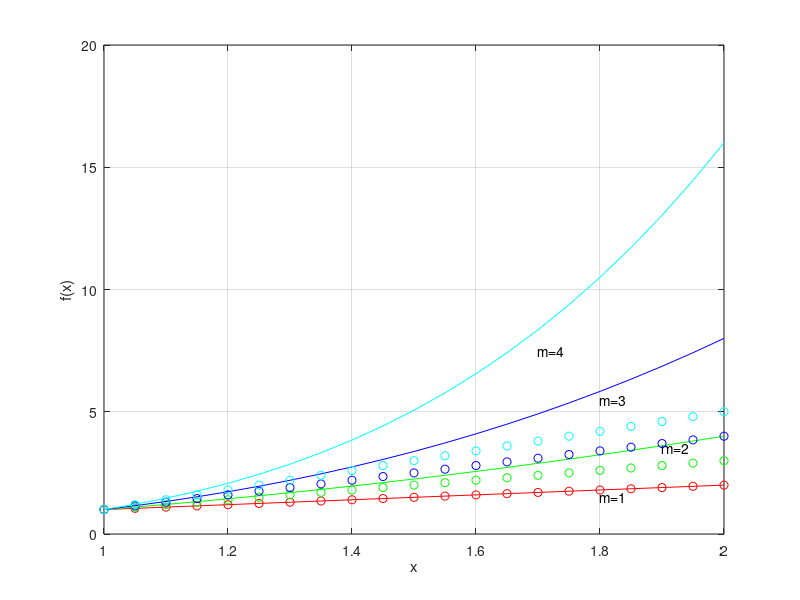
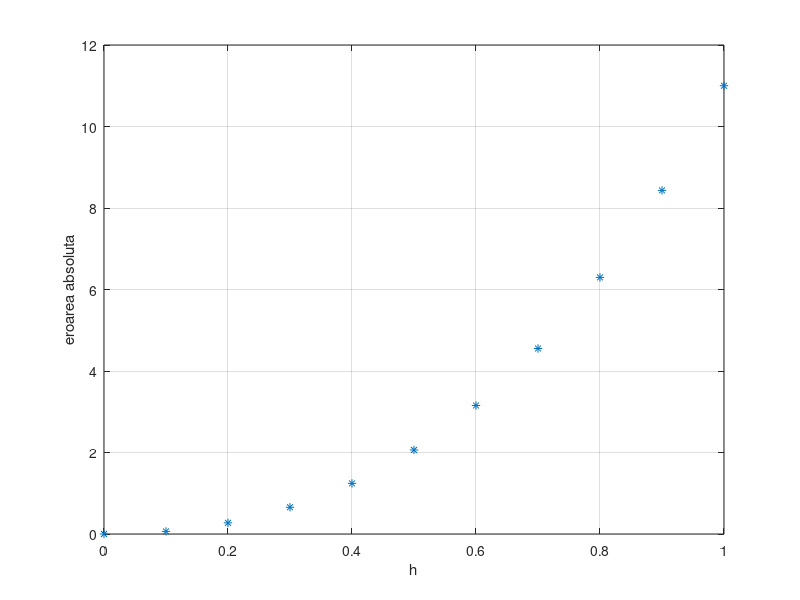

The MATLAB source for these figures, in order:
clear all
clf

x=1:0.05:2;
l=length(x);

m=1;
f1=x.^m;
fa1=f1(1)+m*1^(m-1)*(x-1);

figure(1)
plot(x,f1,'r',x,fa1,'ro')
xlabel('x')
ylabel('f(x)')
grid
text(1.8,1.5, 'm=1')
hold on

m=2;
f2=x.^m;
fa2=f2(1)+m*1^(m-1)*(x-1);
plot(x,f2,'g',x,fa2,'go')
text(1.9,3.5,'m=2')

m=3;
f3=x.^m;
fa3=f3(1)+m*1^(m-1)*(x-1);
plot(x,f3,'b',x,fa3,'bo')
text(1.8,5.5,'m=3')

m=4;
f4=x.^m
fa4=f4(1)+m*1^(m-1)*(x-1);
plot(x,f4,'c',x,fa4,'co')
text(1.7,7.5,'m=4')

eroarea_absoluta=[f1(l)-fa1(l) f2(l)-fa2(l) f3(l)-fa3(l) f4(l)-fa4(l)]
h=1:-0.1:0;
R=6*h.^2+4*h.^3+h.^4;

figure(2)
plot(h,R,'*')
xlabel('h')
ylabel('eroarea absoluta')
grid